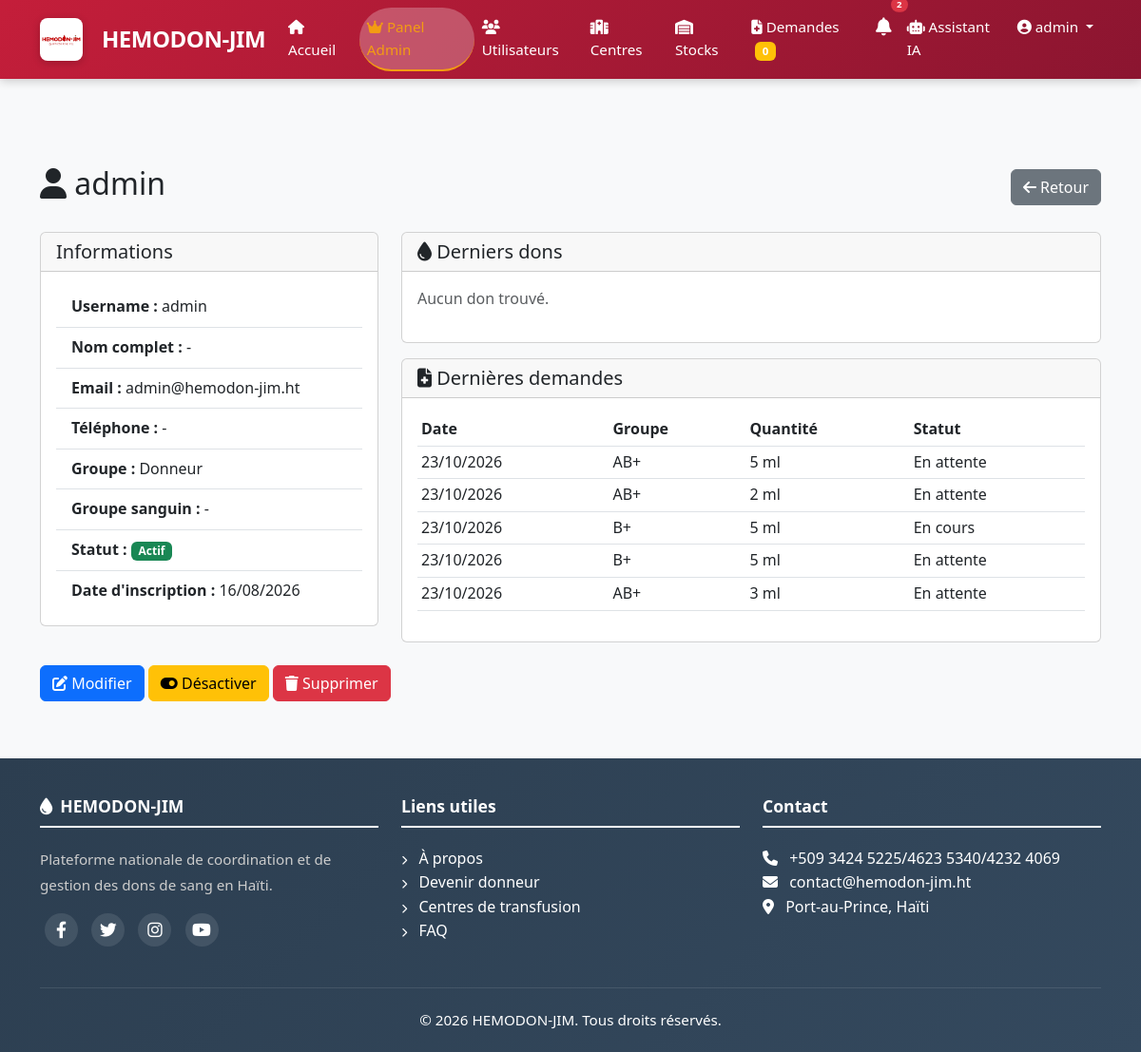
Screenshot of /admin-panel/users/1/ (signed in) with the database file from the repository.
### apps/authentification/models.py (models this page shows, shortened)
class User(AbstractUser):
    GROUPE_CHOICES = [
        ('donneur', 'Donneur'),
        ('hospitalier', 'Personnel Hospitalier'),
        ('admin', 'Administrateur'),
        ('pnts', 'PNTS'),
    ]
    GROUPE_SANGUIN_CHOICES = [
        ('A+', 'A+'), ('A-', 'A-'),
        ('B+', 'B+'), ('B-', 'B-'),
        ('AB+', 'AB+'), ('AB-', 'AB-'),
        ('O+', 'O+'), ('O-', 'O-'),
    ]
    groupe = models.CharField(max_length=20, choices=GROUPE_CHOICES, default='donneur')
    telephone = models.CharField(max_length=20, unique=True)
    adresse = models.TextField(blank=True, null=True)
    commune = models.CharField(max_length=100, blank=True, null=True)
    departement = models.CharField(max_length=100, blank=True, null=True)
    date_naissance = models.DateField(null=True, blank=True)
    groupe_sanguin = models.CharField(max_length=3, choices=GROUPE_SANGUIN_CHOICES, blank=True, null=True)
    est_eligible = models.BooleanField(default=True)
    photo = models.ImageField(upload_to='photos/', blank=True, null=True)
    created_at = models.DateTimeField(auto_now_add=True)
    updated_at = models.DateTimeField(auto_now=True)
    class Meta:
        db_table = 'users'
        verbose_name = 'Utilisateur'
        verbose_name_plural = 'Utilisateurs'

### apps/demandes/models.py (models this page shows, shortened)
class Demande(models.Model):
    STATUT_CHOICES = [
        ('en_attente', 'En attente'),
        ('en_cours', 'En cours'),
        ('traitee', 'Traitée'),
        ('urgente', 'Urgente'),
        ('annulee', 'Annulée'),
    ]
    GROUPE_CHOICES = [
        ('A+', 'A+'), ('A-', 'A-'),
        ('B+', 'B+'), ('B-', 'B-'),
        ('AB+', 'AB+'), ('AB-', 'AB-'),
        ('O+', 'O+'), ('O-', 'O-'),
    ]
    demandeur = models.ForeignKey(
        User,
        on_delete=models.CASCADE,
        related_name='demandes'
    )
    centre_source = models.ForeignKey(
        Centre,
        on_delete=models.CASCADE,
        related_name='demandes_sortantes',
        null=True,
        blank=True,
        help_text="Centre qui fait la demande"
    )
    centre_destination = models.ForeignKey(
        Centre,
        on_delete=models.CASCADE,
        related_name='demandes_entrantes',
        help_text="Centre qui recevra le sang"
    )
    groupe_sanguin = models.CharField(max_length=3, choices=GROUPE_CHOICES)
    quantite_necessaire = models.IntegerField(help_text="Nombre de poches nécessaires")
    statut = models.CharField(max_length=20, choices=STATUT_CHOICES, default='en_attente')
    urgence = models.BooleanField(default=False)
    notes = models.TextField(blank=True, null=True)
    date_demande = models.DateTimeField(auto_now_add=True)
    date_traitement = models.DateTimeField(null=True, blank=True)
    created_at = models.DateTimeField(auto_now_add=True)
    updated_at = models.DateTimeField(auto_now=True)
    class Meta:
        db_table = 'demandes'
        verbose_name = 'Demande'
        verbose_name_plural = 'Demandes'
        ordering = ['-date_demande']

### apps/app_admin/views.py (the view)
# urls.py: path('admin-panel/users/<int:user_id>/', views.admin_user_detail, name='user_detail'),
@login_required
@user_passes_test(is_admin)
def admin_user_detail(request, user_id):
    user = get_object_or_404(User, id=user_id)
    dons = Don.objects.filter(donneur=user).order_by('-date_planifiee')[:10]
    demandes = Demande.objects.filter(demandeur=user).order_by('-date_demande')[:10]
    context = {
        'user': user,
        'dons': dons,
        'demandes': demandes,
        'title': f'Utilisateur - {user.username}',
        'active_page': 'users',
    }
    return render(request, 'app_admin/user_detail.html', context)

### apps/app_admin/views.py (called while the page is built)
def is_admin(user):
    return user.is_authenticated and (user.is_superuser or user.groupe in ['admin', 'pnts'])

### apps/authentification/context_processors.py (called while the page is built)
def user_notifications_count(request):
    count = 0
    if request.user.is_authenticated:
        count = Notification.objects.filter(
            models.Q(pour_tous=True) | models.Q(utilisateurs=request.user),
            est_lue=False
        ).distinct().count()
        print(f"Notifications non lues pour {request.user.username}: {count}")
    return {'user_notifications_count': count}

### apps/app_admin/templates/app_admin/user_detail.html (shortened to what this page needs)
{% extends 'base.html' %}
{% block content %}
<div class="container mt-4">
    <div class="d-flex justify-content-between align-items-center mb-4">
        <h2><i class="fas fa-user"></i> {{ user.username }}</h2>
        <a href="{% url 'app_admin:users' %}" class="btn btn-secondary">
            <i class="fas fa-arrow-left"></i> Retour
        </a>
    </div>
    <div class="row">
        <div class="col-md-4">
            <div class="card">
                <div class="card-header">
                    <h5 class="mb-0">Informations</h5>
                </div>
                <div class="card-body">
                    <ul class="list-group list-group-flush">
                        <li class="list-group-item">
                            <strong>Username :</strong> {{ user.username }}
                        </li>
                        <li class="list-group-item">
                            <strong>Nom complet :</strong> {{ user.get_full_name|default:"-" }}
                        </li>
                        <li class="list-group-item">
                            <strong>Email :</strong> {{ user.email }}
                        </li>
                        <li class="list-group-item">
                            <strong>Téléphone :</strong> {{ user.telephone|default:"-" }}
                        </li>
                        <li class="list-group-item">
                            <strong>Groupe :</strong> {{ user.get_groupe_display }}
                        </li>
                        <li class="list-group-item">
                            <strong>Groupe sanguin :</strong> {{ user.groupe_sanguin|default:"-" }}
                        </li>
                        <li class="list-group-item">
                            <strong>Statut :</strong>
                            {% if user.is_active %}
                                <span class="badge bg-success">Actif</span>
                            {% else %}
                                <span class="badge bg-danger">Inactif</span>
                            {% endif %}
                        </li>
                        <li class="list-group-item">
                            <strong>Date d'inscription :</strong> {{ user.date_joined|date:"d/m/Y" }}
                        </li>
                    </ul>
                </div>
            </div>
        </div>
        <div class="col-md-8">
            <div class="card mb-3">
                <div class="card-header">
                    <h5 class="mb-0"><i class="fas fa-droplet"></i> Derniers dons</h5>
                </div>
                <div class="card-body">
                    {% if dons %}
                        <div class="table-responsive">
                            <table class="table table-sm">
                                <thead>
                                    <tr>
                                        <th>Date</th>
                                        <th>Centre</th>
                                        <th>Statut</th>
                                    </tr>
                                </thead>
                                <tbody>
                                    {% for don in dons %}
                                        <tr>
                                            <td>{{ don.date_planifiee|date:"d/m/Y" }}</td>
                                            <td>{{ don.centre.nom|default:"-" }}</td>
                                            <td>{{ don.get_statut_display }}</td>
                                        </tr>
                                    {% endfor %}
                                </tbody>
                            </table>
                        </div>
                    {% else %}
                        <p class="text-muted">Aucun don trouvé.</p>
                    {% endif %}
                </div>
            </div>
            <div class="card">
                <div class="card-header">
                    <h5 class="mb-0"><i class="fas fa-file-medical"></i> Dernières demandes</h5>
                </div>
                <div class="card-body">
                    {% if demandes %}
                        <div class="table-responsive">
                            <table class="table table-sm">
                                <thead>
                                    <tr>
                                        <th>Date</th>
                                        <th>Groupe</th>
                                        <th>Quantité</th>
                                        <th>Statut</th>
                                    </tr>
                                </thead>
                                <tbody>
                                    {% for demande in demandes %}
                                        <tr>
                                            <td>{{ demande.date_demande|date:"d/m/Y" }}</td>
                                            <td>{{ demande.groupe_sanguin }}</td>
                                            <td>{{ demande.quantite_necessaire }} ml</td>
                                            <td>{{ demande.get_statut_display }}</td>
                                        </tr>
                                    {% endfor %}
                                </tbody>
                            </table>
                        </div>
                    {% else %}
                        <p class="text-muted">Aucune demande trouvée.</p>
                    {% endif %}
                </div>
            </div>
        </div>
    </div>
    <div class="mt-4">
        <a href="{% url 'app_admin:user_edit' user.id %}" class="btn btn-primary">
            <i class="fas fa-edit"></i> Modifier
        </a>
        <a href="{% url 'app_admin:user_toggle' user.id %}" class="btn btn-warning">
            <i class="fas fa-toggle-on"></i>
            {% if user.is_active %}Désactiver{% else %}Activer{% endif %}
        </a>
        <a href="{% url 'app_admin:user_delete' user.id %}" class="btn btn-danger">
            <i class="fas fa-trash"></i> Supprimer
        </a>
    </div>
</div>
{% endblock %}

### templates/partials/header.html (shortened to what this page needs)
{% load static %}
<nav class="navbar navbar-expand-lg navbar-custom fixed-top">
    <div class="container">
        <a class="navbar-brand" href="{% url 'home' %}">
            <img src="{% static 'images/logo/logo1.jpg' %}" alt="HEMODON-JIM" height="40" class="me-2" style="border-radius: 8px;">
            <span>HEMODON-JIM</span>
        </a>
        <div class="collapse navbar-collapse" id="navbarNav">
            <ul class="navbar-nav ms-auto">
                <li class="nav-item">
                    <a class="nav-link {% if request.path == '/' %}active{% endif %}" href="{% url 'home' %}">
                        <i class="fas fa-home"></i> Accueil
                    </a>
                </li>
                {% if user.is_authenticated %}
                    {% if user.is_superuser or user.groupe == 'admin' or user.groupe == 'pnts' %}
                        <li class="nav-item">
                            <a class="nav-link {% if 'admin-panel' in request.path %}active{% endif %}" href="{% url 'app_admin:dashboard' %}">
                                <i class="fas fa-crown"></i> Panel Admin
                            </a>
                        </li>
                        <li class="nav-item">
                            <a class="nav-link" href="{% url 'app_admin:users' %}">
                                <i class="fas fa-users"></i> Utilisateurs
                            </a>
                        </li>
                        <li class="nav-item">
                            <a class="nav-link" href="{% url 'app_admin:centres' %}">
                                <i class="fas fa-hospital"></i> Centres
                            </a>
                        </li>
                        <li class="nav-item">
                            <a class="nav-link {% if 'stocks' in request.path %}active{% endif %}" href="{% url 'stocks:list' %}">
                                <i class="fas fa-warehouse"></i> Stocks
                            </a>
                        </li>
                        <li class="nav-item">
                            <a class="nav-link {% if 'demandes' in request.path %}active{% endif %}" href="{% url 'demandes:toutes' %}">
                                <i class="fas fa-file-medical"></i> Demandes
                                <span class="badge bg-warning ms-1">{{ demandes_urgentes|default:0 }}</span>
                            </a>
                        </li>
                    {% endif %}
                    <li class="nav-item">
                        <a class="nav-link position-relative" href="{% url 'notifications:list' %}">
                            {% if user_notifications_count > 0 %}
                            <span class="position-absolute top-0 start-100 translate-middle badge rounded-pill bg-danger" style="font-size: 0.6rem; margin-top: -3px;">
                                {{ user_notifications_count }}
                            </span>
                            {% endif %}
                        </a>
                    </li>
                    <li class="nav-item">
                        <a class="nav-link" href="{% url 'chatbot:chatbot' %}">
                            <i class="fas fa-robot"></i> Assistant IA
                        </a>
                    </li>
                    <li class="nav-item dropdown">
                        <a class="nav-link dropdown-toggle" href="#" id="userDropdown" role="button" data-bs-toggle="dropdown">
                            <i class="fas fa-user-circle"></i> {{ user.username }}
                        </a>
                    </li>
                {% endif %}
            </ul>
        </div>
    </div>
</nav>

### static/css/style.css (style rules this page uses)
:root { --red-primary: #C41E3A; --red-dark: #8B1530; --red-light: #E53935; --red-very-light: #FFEBEE; --red-gradient: linear-gradient(135deg, #C41E3A 0%, #8B1530 100%); --white: #FFFFFF; --gray-100: #F8F9FA; --gray-200: #E9ECEF; --gray-300: #DEE2E6; --gray-600: #6C757D; --gray-900: #212529; --shadow-sm: 0 2px 10px rgba(0,0,0,0.08); --shadow-md: 0 4px 20px rgba(196,30,58,0.15); --shadow-lg: 0 8px 40px rgba(196,30,58,0.2); --navbar-height: 70px; }
* { margin: 0; padding: 0; box-sizing: border-box; }
html { scroll-behavior: smooth; }
body { font-family: 'Segoe UI', Tahoma, Geneva, Verdana, sans-serif; background: var(--gray-100); color: var(--gray-900); padding-top: var(--navbar-height); line-height: 1.6; }
a { color: var(--red-primary); text-decoration: none; transition: all 0.3s ease; }
.navbar-custom { background: var(--red-gradient) !important; box-shadow: var(--shadow-md); padding: 8px 0; transition: all 0.3s ease; min-height: var(--navbar-height); }
.navbar-custom .navbar-brand { display: flex; align-items: center; gap: 12px; color: white !important; font-weight: 800; font-size: 1.6rem; letter-spacing: -0.5px; }
.navbar-custom .navbar-brand img { height: 45px; width: auto; border-radius: 8px; transition: transform 0.3s ease; box-shadow: 0 2px 8px rgba(0,0,0,0.2); }
.navbar-custom .nav-link { color: rgba(255, 255, 255, 0.9) !important; font-weight: 500; padding: 8px 18px; border-radius: 50px; transition: all 0.3s ease; font-size: 0.95rem; }
.navbar-custom .nav-link.active { color: white !important; background: rgba(255, 255, 255, 0.25); }

### templates/base.html (style rules this page uses)
body { font-family: 'Segoe UI', Tahoma, Geneva, Verdana, sans-serif; background-color: #f8f9fa; margin-top: 80px; min-height: 100vh; display: flex; flex-direction: column; }
.navbar-custom { background: linear-gradient(135deg, #c0392b, #e74c3c); box-shadow: 0 2px 10px rgba(0,0,0,0.2); }
.navbar-custom .navbar-brand { font-weight: bold; color: white !important; font-size: 1.5rem; }
.navbar-custom .nav-link { color: white !important; font-weight: 500; transition: all 0.3s; }
.navbar-custom .nav-link.active { color: #f39c12 !important; border-bottom: 2px solid #f39c12; }

### rows the page displays
User: username "admin", get_full_name "-", email "admin@hemodon-jim.ht", telephone "-", groupe "Donneur", groupe_sanguin "-", date_joined "16/08/2026"
Demande: date_demande "23/10/2026", groupe_sanguin "AB+", quantite_necessaire "5", statut "En attente"
Demande: date_demande "23/10/2026", groupe_sanguin "AB+", quantite_necessaire "2", statut "En attente"
Demande: date_demande "23/10/2026", groupe_sanguin "B+", quantite_necessaire "5", statut "En cours"
Demande: date_demande "23/10/2026", groupe_sanguin "B+", quantite_necessaire "5", statut "En attente"
Demande: date_demande "23/10/2026", groupe_sanguin "AB+", quantite_necessaire "3", statut "En attente"

### other values shown
{{ demandes_urgentes|default:0 }} "0"
{{ user_notifications_count }} "2"
